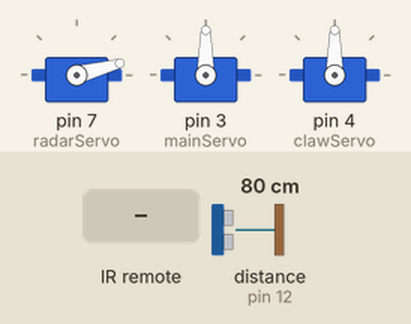
Recording of a sketch running on a simulated Arduino Uno, built with avr-gcc and run on an emulated ATmega328P. On the bench: 3 × servo. Wiring (inferred from the names in the program): ultrasonic range finder: trigger pin 8; echo pin 12. The test bench sets the inputs (shaded band); at power-on: distance to the obstacle (sensor on pin 12) 80 cm. The echo pulse lasts 58.3 µs per cm; what the sketch prints to the serial monitor is not drawn.

Above: at 0.01 s.
1.3 s: distance to the obstacle (sensor on pin 12) set to 2 cm
At 4.84 s:
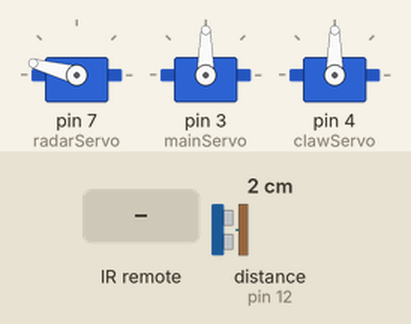
20.2 s: distance to the obstacle (sensor on pin 12) set to 4 cm
At 29.4 s:
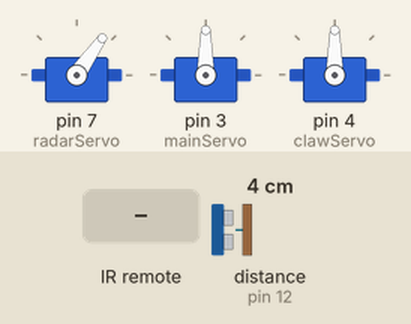
33.9 s: infrared code 0xFF22DD received
Timing chart, 0 to 48.6 s (numbered marks = the images above; inputs shaded):
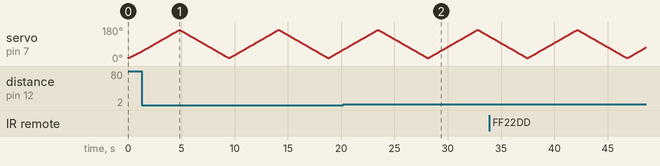

The sketch:

ertyu89u3e.ino
```cpp
#include <SoftwareSerial.h>
#include <Servo.h>
#include <IRremote.h>  // Include the IRremote library

// Defines the pins
const int trigPin = 8;
const int echoPin = 12;
const int recv_pin = 2;  // IR receiver pin

// Create objects for servo motors and IR receiver
Servo radarServo;
Servo mainServo;  // Servo for controlling the main movement (e.g., picking up trash)
Servo clawServo;  // Servo for controlling the claw
IRrecv irrecv(recv_pin);  // IR receiver object
decode_results results;  // To store the received IR code

// Variables for ultrasonic sensor
long duration;
int distance;

// Define IR remote button codes (these might be different based on your remote)
const int button1 = 0xFFA25D;  // Button 1 (e.g., "MAIN DOWN")
const int button2 = 0xFF629D;  // Button 2 (e.g., "MAIN UP")
const int button3 = 0xFF22DD;  // Button 3 (e.g., "CLAW 90")
const int button4 = 0xFFC23D;  // Button 4 (e.g., "CLAW 0")

void setup() {
  pinMode(trigPin, OUTPUT);
  pinMode(echoPin, INPUT);
  Serial.begin(9600);

  // Initialize servo motors
  radarServo.attach(7);  // Radar servo attached to pin 7
  mainServo.attach(3);   // Main servo attached to pin 6 (for main movement)
  clawServo.attach(4);   // Claw servo attached to pin 5 (for the claw)

  // Initialize IR receiver
  irrecv.enableIRIn();  // Start the IR receiver
}

void loop() {
  // Check if an IR signal is received
  if (irrecv.decode(&results)) {
    long int decCode = results.value;
    Serial.println(decCode);  // Print received IR code for debugging

    // Check the received code and perform actions
    if (decCode == button1) {
      moveMainDown();  // Move the main servo down (Button 1)
    }
    else if (decCode == button2) {
      moveMainUp();  // Move the main servo up (Button 2)
    }
    else if (decCode == button3) {
      turnClaw90();  // Turn the claw servo to 90 degrees (Button 3)
    }
    else if (decCode == button4) {
      turnClaw0();  // Return the claw servo to 0 degrees (Button 4)
    }

    irrecv.resume();  // Receive the next value
  }

  Serial.println("Scanning for objects");  // Updated message for scanning

  // Continue sweeping the radar servo and measuring distance
  for (int i = 15; i <= 165; i++) {
    radarServo.write(i);  // Sweep radar servo
    delay(30);
    distance = calculateDistance();  // Measure distance from ultrasonic sensor

    // Print the current angle and distance to the serial monitor
    Serial.print(i);
    Serial.print(",");
    Serial.print(distance);
    Serial.print(" cm.");
  }

  // Repeats the servo sweeping from 165 to 15 degrees
  for (int i = 165; i > 15; i--) {
    radarServo.write(i);  // Sweep radar servo back
    delay(30);
    distance = calculateDistance();  // Measure distance from ultrasonic sensor
    Serial.print(i);
    Serial.print(",");
    Serial.print(distance);
    Serial.print(" cm.");
  }
}

// Function to calculate the distance using the ultrasonic sensor
int calculateDistance() {
  digitalWrite(trigPin, LOW);
  delayMicroseconds(2);
  digitalWrite(trigPin, HIGH);
  delayMicroseconds(10);
  digitalWrite(trigPin, LOW);

  duration = pulseIn(echoPin, HIGH);  // Read the echo pin and get the time in microseconds
  distance = duration * 0.034 / 2;  // Convert the time into distance (in cm)
  return distance;
}

// Function to move the main servo down (Button 1)
void moveMainDown() {
  mainServo.write(165);  // Move main servo to 165 degrees (down)
  delay(500);  // Wait for servo to reach position
}

// Function to move the main servo up (Button 2)
void moveMainUp() {
  mainServo.write(15);  // Move main servo to 15 degrees (up)
  delay(500);  // Wait for servo to reach position
}

// Function to turn the claw servo to 90 degrees (Button 3)
void turnClaw90() {
  clawServo.write(90);  // Move claw servo to 90 degrees
  delay(500);  // Wait for servo to reach position
}

// Function to return the claw servo to 0 degrees (Button 4)
void turnClaw0() {
  clawServo.write(0);  // Move claw servo to 0 degrees
  delay(500);  // Wait for servo to reach position
}
```
